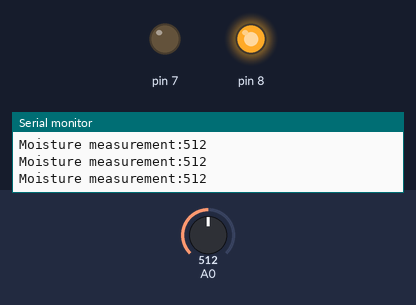
Recording of a sketch running on a simulated Arduino Uno, built with avr-gcc and run on an emulated ATmega328P. On the bench: output pins drawn as LEDs (lit = HIGH), the last lines printed to the serial monitor. The inputs (shaded band) are chosen by the test bench; at power-on: A0 = 512.

Above: at 1.3 s.
1.4 s: A0 set to 407
3.2 s: A0 set to 385
At 4.3 s:
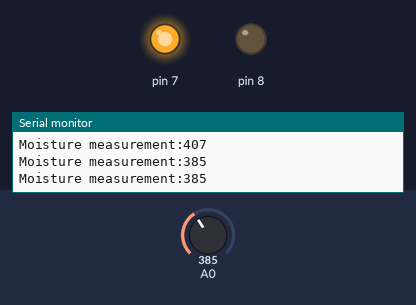
5.5 s: A0 set to 410
At 7.1 s:
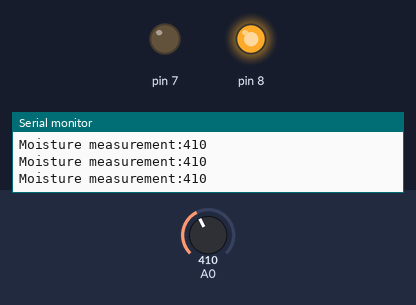
7.5 s: A0 set to 390
At 8.7 s:
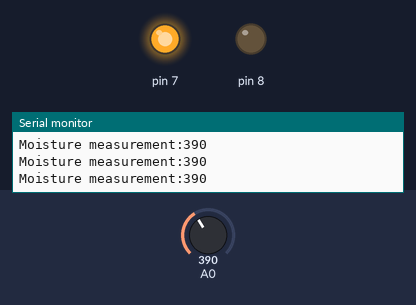
Timing chart, 0 to 10.5 s (numbered marks = the images above; inputs shaded):
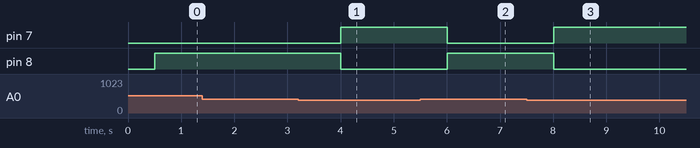

The sketch:

moisture-1.ino
```cpp
int measurement=0;

void setup() {
  Serial.begin(9600);
    pinMode(7, OUTPUT);
    pinMode(8, OUTPUT);
}

void loop() {
  measurement=analogRead(A0);
  Serial.print("Moisture measurement:");
  Serial.println(measurement);
  delay(500);

  if (measurement <400) {
    digitalWrite(8, LOW);
    digitalWrite(7, HIGH);
  }
  else {
    digitalWrite(7, LOW);
    digitalWrite(8, HIGH);
  }

}
```

Measured:
- the behaviour switches between 400 and 399 on A0 (found by bisection; images 0 and 1)
- after the input at 3.2 s, pin 7: LOW → HIGH after 0.80 s; pin 8: HIGH → LOW after 0.80 s
- after the input at 5.5 s, pin 7: HIGH → LOW after 0.51 s; pin 8: LOW → HIGH after 0.51 s
- after the input at 7.5 s, pin 7: LOW → HIGH after 0.51 s; pin 8: HIGH → LOW after 0.51 s
